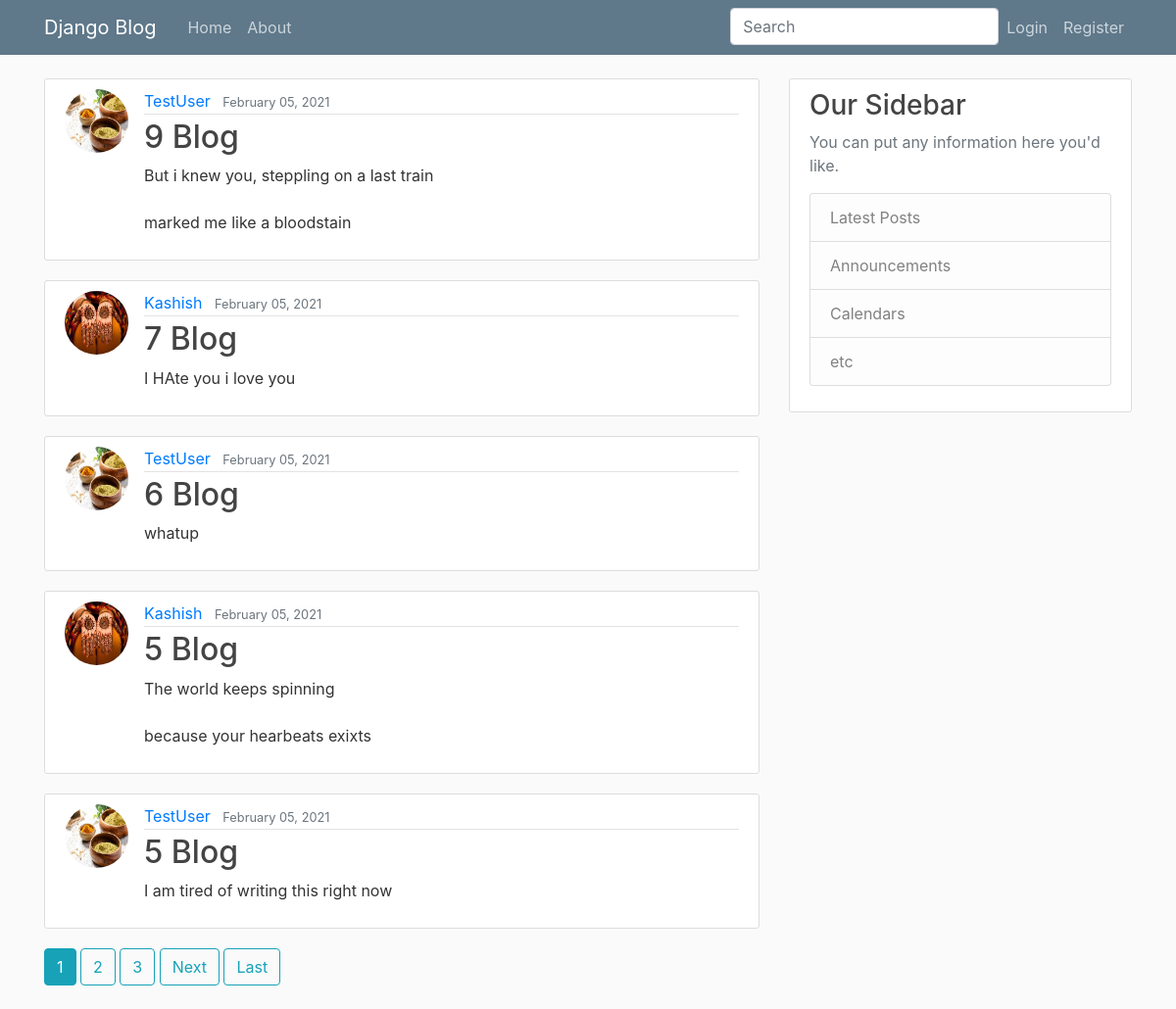
The page / on the database its author committed.
### blog/models.py (models this page shows, shortened)
class Post(models.Model):
	title = models.CharField(max_length=100)
	content = models.TextField()
	date_posted = models.DateTimeField(default=timezone.now)
	author = models.ForeignKey(User, on_delete=models.CASCADE)
	likes = models.ManyToManyField(User, related_name = 'post_like')

### users/models.py (models this page shows, shortened)
class Profile(models.Model):
	user = models.OneToOneField(User, on_delete=models.CASCADE)
	image = models.ImageField(default='default.jpg',upload_to='profile_pics')

### blog/views.py (the view)
# urls.py: path('', PostListView.as_view(), name='blog-home'),
class PostListView(ListView):
	model = Post
	template_name = 'blog/home.html'
	context_object_name = 'posts'
	ordering = ['-date_posted']
	paginate_by = 5

### blog/templates/blog/home.html (shortened to what this page needs)
{% extends "blog/base.html" %}
{% block content %}
	{% for post in posts%}
		<article class="media content-section">
			<img class="rounded-circle article-img "src = {{post.author.profile.image.url}}>
		    <div class="media-body">
			    <div class="article-metadata">
			      <a class="mr-2" href="{% url 'user-posts' post.author.username %}">{{ post.author }}</a>
			      <small class="text-muted">{{ post.date_posted|date:"F d, Y" }}</small>
			    </div>
			    <h2><a class="article-title" href="{% url 'post-detail' post.id %}">{{ post.title }}</a></h2>
			    <p class="article-content">{{ post.content }}</p>
			</div>
		</article>
	{%endfor%}
	{% if is_paginated%}
		{% for num in page_obj.paginator.page_range %}
			{% if page_obj.number == num %}
				<a class="btn btn-info mb-4" href="?page={{ num }}">{{ num }}</a>
			{% elif num > page_obj.number|add:'-3' and num < page_obj.number|add:'3'%}
				<a class="btn btn-outline-info mb-4" href="?page={{ num }}">{{ num }}</a>
			{% endif %}
		{% endfor %}
		{% if page_obj.has_next %}
			<a class="btn btn-outline-info mb-4" href="?page={{ page_obj.next_page_number }}">Next</a>
			<a class="btn btn-outline-info mb-4" href="?page={{ page_obj.paginator.num_pages }}">Last</a>
		{% endif %}
	{% endif %}
{% endblock content %}

### blog/templates/blog/base.html (shortened to what this page needs)
{% load static %}
<!DOCTYPE html>
<html>
<head>
    <link rel="stylesheet" href="https://maxcdn.bootstrapcdn.com/bootstrap/4.0.0/css/bootstrap.min.css">
    <link rel="stylesheet" type="text/css" href="{% static 'blog/main.css'%}">
</head>
<body>
	<header class="site-header">
	  <nav class="navbar navbar-expand-md navbar-dark bg-steel fixed-top">
	    <div class="container">
	      <a class="navbar-brand mr-4" href="{% url 'blog-home' %}">Django Blog</a>
	      <div class="collapse navbar-collapse" id="navbarToggle">
	        <div class="navbar-nav mr-auto">
	          <a class="nav-item nav-link" href="{% url 'blog-home' %}">Home</a>
	          <a class="nav-item nav-link" href="{% url 'blog-about' %}">About</a>
	        </div>
	        <div class="navbar-nav">
	        	<form action="{% url 'search-result' %}" method="GET">
	        		<input class="form-control" style="display: inline;" type="text" name="q" placeholder="Search">
	        	</form>
	        	{% if user.is_authenticated %}
	        		 <a class="nav-item nav-link" href="{% url 'profile' %}">Profile</a>
	        		 <a class="nav-item nav-link" href="{% url 'post-create' %}">New Post</a>
	        		 <a class="nav-item nav-link" href="{% url 'logout' %}">Logout</a>
	        	{% else %}
		           <a class="nav-item nav-link" href="{% url 'login' %}">Login</a>
		           <a class="nav-item nav-link" href="{% url 'register' %}">Register</a>
		           {% endif %}
	        </div>
	      </div>
	    </div>
	  </nav>
	</header>
	<main role="main" class="container">
	  <div class="row">
	    <div class="col-md-8">
	      {% block content %}{% endblock %}
	    </div>
	    <div class="col-md-4">
	      <div class="content-section">
	        <h3>Our Sidebar</h3>
	        <p class='text-muted'>You can put any information here you'd like.
	          <ul class="list-group">
	            <li class="list-group-item list-group-item-light">Latest Posts</li>
	            <li class="list-group-item list-group-item-light">Announcements</li>
	            <li class="list-group-item list-group-item-light">Calendars</li>
	            <li class="list-group-item list-group-item-light">etc</li>
	          </ul>
	        </p>
	      </div>
	    </div>
	  </div>
	</main>
</body>
</html>

### blog/static/blog/main.css (style rules this page uses)
body { background: #fafafa; color: #333333; margin-top: 5rem; }
h1, h2, h3, h4, h5, h6 { color: #444444; }
ul { margin: 0; }
.bg-steel { background-color: #5f788a; }
.site-header .navbar-nav .nav-link { color: #cbd5db; }
.content-section { background: #ffffff; padding: 10px 20px; border: 1px solid #dddddd; border-radius: 3px; margin-bottom: 20px; }
.article-title { color: #444444; }
.article-content { white-space: pre-line; }
.article-img { height: 65px; width: 65px; margin-right: 16px; }
.article-metadata { padding-bottom: 1px; margin-bottom: 4px; border-bottom: 1px solid #e3e3e3 }

### rows shown on the page
Post: author.profile.image (placeholder picture), author "TestUser", date_posted "February 05, 2021", title "9 Blog", content "But i knew you, steppling on a last train marked me like a bloodstain"
Post: author.profile.image (picture), author "Kashish", date_posted "February 05, 2021", title "7 Blog", content "I HAte you i love you"
Post: author.profile.image (placeholder picture), author "TestUser", date_posted "February 05, 2021", title "6 Blog", content "whatup"
Post: author.profile.image (picture), author "Kashish", date_posted "February 05, 2021", title "5 Blog", content "The world keeps spinning because your hearbeats exixts"
Post: author.profile.image (placeholder picture), author "TestUser", date_posted "February 05, 2021", title "5 Blog", content "I am tired of writing this right now"

### other values the page prints
{{ num }} "1"
{{ num }} "2" "3"
